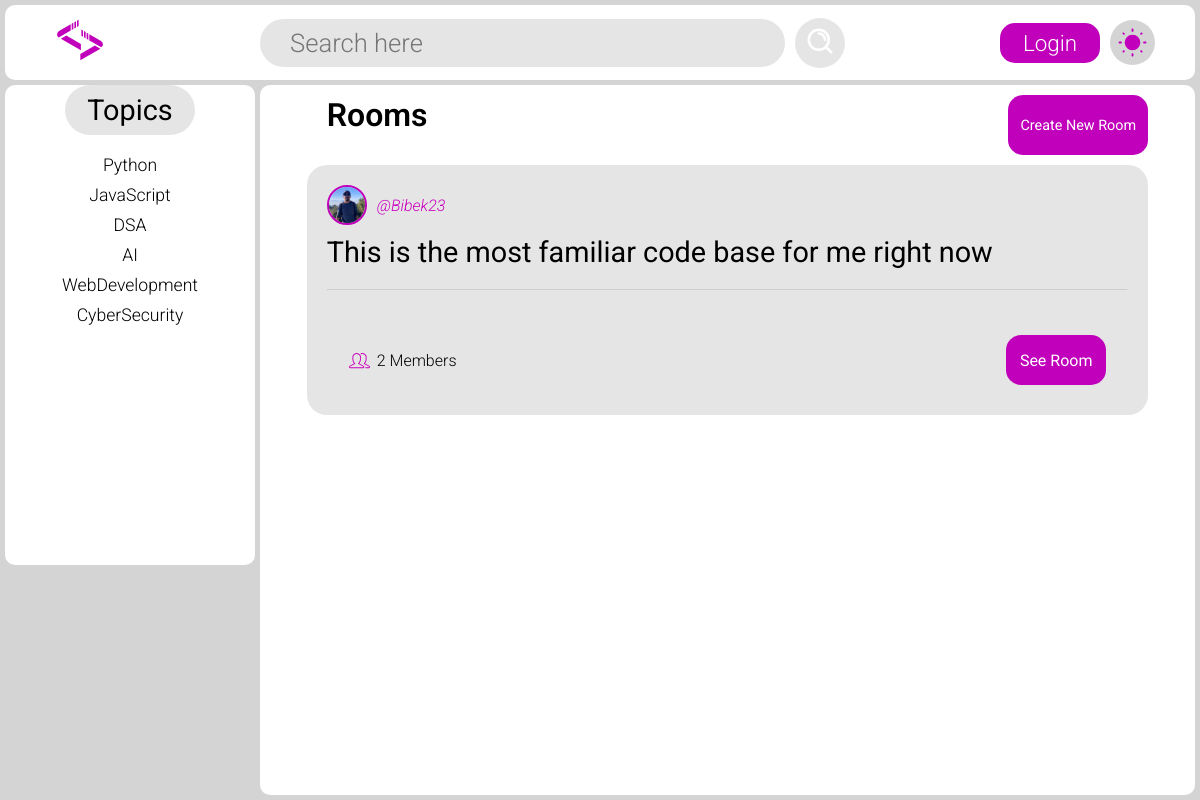
The page /?search=JavaScript on the database its author committed.
### rooms/models.py (models this page shows, shortened)
class Topic(models.Model):
    topic = models.CharField(max_length = 40)

class Room(models.Model):
    topic = models.ForeignKey(Topic, on_delete = models.CASCADE)
    host = models.ForeignKey(User, on_delete = models.CASCADE, related_name="room_host")
    discription = models.TextField()
    members = models.ManyToManyField(User, related_name="room_members")

### accounts/models.py (models this page shows, shortened)
class UserAccount(AbstractUser):
    full_name = models.CharField(max_length=100, blank=True, null=True)
    profile_pic = models.ImageField(upload_to="profile_photo/", default="default_profile_photo.jpg")
    location = models.CharField(max_length = 256, blank=True)
    age = models.IntegerField(blank=True,  null=True)
    bio = models.TextField(blank=True, null=True)
    following = models.ManyToManyField('self', blank=True, related_name="followers", symmetrical=False)

### home/views.py (the view)
# urls.py: path('', views.gethomepage, name='homepage'),
def gethomepage(request):
    search = request.GET.get("search")
    search = "" if search == None else search
    rooms = Room.objects.filter(Q(topic__topic__icontains = search) |
                                Q(host__username__icontains = search) |
                                Q(discription__icontains = search)).order_by("-id")
    topics = Topic.objects.all()
    return render(request, 'home/home.html', {"rooms":rooms, "topics":topics})

### home/templates/home/home.html (shortened to what this page needs)
{% extends 'base.html' %}
{% load static %}
{% block stylesheet %}
<link rel="stylesheet" href="{% static 'css/home.css' %}" />
{% endblock %}
{% block content %}
{% include "header_with_search.html" %}
<main>
  <div class="topics_box">
    <h2 class='center'>Topics</h2>
    <ul class="topics">
      {% for topic_name in topics %}
      <li>
        <a href="?search={{ topic_name.topic }}">{{ topic_name.topic }}</a>
      </li>
      {% endfor %}
    </ul>
  </div>
  <div class="main_container">
    <div class="main_container_header">
      <h1>Rooms</h1>
      <a href="{% url 'createroompage' %}" class="create_room_button center">Create New Room</a>
    </div>
    {% for room in rooms %}
    <div class="room_card">
      <a href="{% url 'profilepage' %}?profile={{ room.host.username }}" class="room_host"><img src="/media/{{ room.host.profile_pic }}" alt="profile_pic" class="profile_pic">@{{ room.host.username }}</a>
      <p class="room_discription">{{ room.discription }}</p>
      <hr />
      <div class="room_card_footer">
        <p class="room_member_count"><img src="{% static 'equipments/website_icons/homepage/members.svg' %}" alt="members icon" class="members_logo">{{ room.members.all.count }} Members</p>
        <a href="{% url 'roompage' room.id %}" class="see_room_button center">See Room</a>
      </div>
    </div>
    {% endfor %}
  </div>
</main>
{% endblock %}

### static/css/base.css (style rules this page uses)
:root { --background-theme:#d4d4d4; --navbar-background:#d7d7d7; --searchbox-background: #e5e5e5; --searchbox-text: #d0d0d0; --theme-text:#000000; --button-background:#c100bb; --username-text:#ca00bd; --mainboxes-background: #ffffff; --box-innertext: #ffffff; }
* { margin:0px; padding:0px; box-sizing: border-box; font-family: "Roboto", sans-serif; font-weight: 300; color: var(--theme-text); }
.center { display:flex; justify-content: center; align-items: center; }
body { height:100vh; width:100vw; max-height:100vh; max-width:100vw; padding:5px; color:var(--theme-text); background-color: var(--background-theme); }

### static/css/home.css (style rules this page uses)
main { height:calc(100vh - 10px); max-height:100vh; display:flex; gap:5px; padding-top:80px; }
main>div { border-radius: 10px; padding:20px; }
.topics_box { height:60vh; max-width:20vw; min-width: 250px; position:relative; display:flex; align-items: center; flex-direction: column; text-align: center; z-index: 50; background-color: var(--mainboxes-background); transition: left 0.3s ease; }
.topics_box>h2 { font-size: 1.8em; font-weight: 400; height:50px; width:130px; border-radius: 25px; margin-bottom: 20px; background-color: var(--searchbox-background); }
.topics_box li { list-style-type: none; margin-bottom:10px; }
.topics_box a { font-size: 1.1em; text-decoration: none; }
.main_container { min-width:60vw; max-height:100vh; overflow-y: scroll; background-color: var(--mainboxes-background); }
.main_container_header { height:80px; width:90%; margin:auto; display: flex; align-items: center; justify-content: space-between; background-color: var(--mainboxes-background); }
.create_room_button { background-color: var(--button-background); height:60px; width:140px; font-size: 0.9em; font-weight: 400; border-radius: 15px; text-decoration: none; color:var(--box-innertext); }
.main_container_header>h1 { font-size: 2em; margin-left: 20px; font-weight: 600; margin-bottom:20px; }
.room_card { margin: auto; min-height:250px; width:90%; padding:20px; margin-bottom: 20px; position: relative; border-radius: 20px; background-color: var(--searchbox-background); }
.profile_pic { height:40px; width:40px; object-fit:cover; border-radius: 50%; border:2px solid var(--button-background); }
.room_host { font-size: 1em; font-style: italic; display: flex; align-items: center; gap:10px; margin-bottom: 10px; text-decoration: none; color:var(--username-text); }
.room_discription { font-size: 1.8em; font-weight: 400; }
.room_card>hr { margin-top:20px; opacity: 0.3; }
.room_card_footer { padding:20px; width:95%; display:flex; justify-content: space-between; align-items: center; position: absolute; bottom:10px; }
.members_logo { height:25px; margin-right:5px; position:relative; top:3px; }
.room_member_count { font-size: 1em; display:flex; align-items: center; }
.see_room_button { height:50px; width:100px; background-color: var(--button-background); text-decoration: none; font-size: 1em; font-weight: 400; border-radius: 15px; color:var(--box-innertext); }
@media (max-width:1255px) { .main_container { width:100vw } }
@media (max-width:1255px) { main>div { padding:0px; } }

### rows shown on the page
Topic: topic "Python"
Topic: topic "JavaScript"
Topic: topic "DSA"
Topic: topic "AI"
Topic: topic "WebDevelopment"
Topic: topic "CyberSecurity"
Room: host.profile_pic (picture), host.username "Bibek23", discription "This is the most familiar code base for me right now", members.all.count "2"
